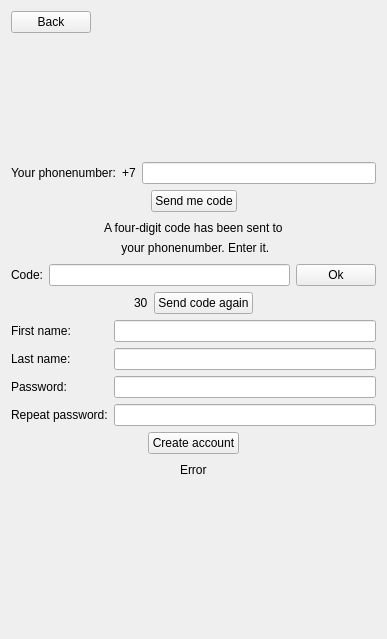
<?xml version="1.0" encoding="UTF-8"?>
<ui version="4.0">
 <class>CreateNewAccountWidget</class>
 <widget class="QWidget" name="CreateNewAccountWidget">
  <property name="geometry">
   <rect>
    <x>0</x>
    <y>0</y>
    <width>387</width>
    <height>639</height>
   </rect>
  </property>
  <property name="windowTitle">
   <string>Form</string>
  </property>
  <layout class="QVBoxLayout" name="verticalLayout_4">
   <item>
    <layout class="QHBoxLayout" name="horizontalLayout_9">
     <item>
      <widget class="QPushButton" name="backButton">
       <property name="text">
        <string>Back</string>
       </property>
      </widget>
     </item>
     <item>
      <spacer name="horizontalSpacer_13">
       <property name="orientation">
        <enum>Qt::Horizontal</enum>
       </property>
       <property name="sizeHint" stdset="0">
        <size>
         <width>40</width>
         <height>20</height>
        </size>
       </property>
      </spacer>
     </item>
    </layout>
   </item>
   <item>
    <spacer name="verticalSpacer">
     <property name="orientation">
      <enum>Qt::Vertical</enum>
     </property>
     <property name="sizeHint" stdset="0">
      <size>
       <width>20</width>
       <height>115</height>
      </size>
     </property>
    </spacer>
   </item>
   <item>
    <layout class="QHBoxLayout" name="horizontalLayout">
     <item>
      <widget class="QLabel" name="label">
       <property name="text">
        <string>Your phonenumber:</string>
       </property>
      </widget>
     </item>
     <item>
      <widget class="QLabel" name="label_2">
       <property name="text">
        <string>+7</string>
       </property>
      </widget>
     </item>
     <item>
      <widget class="QLineEdit" name="phonenumberEdit">
       <property name="maxLength">
        <number>9</number>
       </property>
      </widget>
     </item>
    </layout>
   </item>
   <item>
    <layout class="QHBoxLayout" name="horizontalLayout_2">
     <item>
      <spacer name="horizontalSpacer">
       <property name="orientation">
        <enum>Qt::Horizontal</enum>
       </property>
       <property name="sizeHint" stdset="0">
        <size>
         <width>40</width>
         <height>20</height>
        </size>
       </property>
      </spacer>
     </item>
     <item>
      <widget class="QPushButton" name="sendMeCodeButton">
       <property name="text">
        <string>Send me code</string>
       </property>
      </widget>
     </item>
     <item>
      <spacer name="horizontalSpacer_2">
       <property name="orientation">
        <enum>Qt::Horizontal</enum>
       </property>
       <property name="sizeHint" stdset="0">
        <size>
         <width>40</width>
         <height>20</height>
        </size>
       </property>
      </spacer>
     </item>
    </layout>
   </item>
   <item>
    <widget class="QWidget" name="enterCodeGroup" native="true">
     <layout class="QVBoxLayout" name="verticalLayout_3">
      <property name="leftMargin">
       <number>0</number>
      </property>
      <property name="topMargin">
       <number>0</number>
      </property>
      <property name="rightMargin">
       <number>0</number>
      </property>
      <property name="bottomMargin">
       <number>0</number>
      </property>
      <item>
       <layout class="QVBoxLayout" name="verticalLayout">
        <property name="spacing">
         <number>0</number>
        </property>
        <item>
         <layout class="QHBoxLayout" name="horizontalLayout_5">
          <item>
           <spacer name="horizontalSpacer_5">
            <property name="orientation">
             <enum>Qt::Horizontal</enum>
            </property>
            <property name="sizeHint" stdset="0">
             <size>
              <width>40</width>
              <height>20</height>
             </size>
            </property>
           </spacer>
          </item>
          <item>
           <widget class="QLabel" name="label_3">
            <property name="text">
             <string>A four-digit code has been sent to</string>
            </property>
           </widget>
          </item>
          <item>
           <spacer name="horizontalSpacer_7">
            <property name="orientation">
             <enum>Qt::Horizontal</enum>
            </property>
            <property name="sizeHint" stdset="0">
             <size>
              <width>40</width>
              <height>20</height>
             </size>
            </property>
           </spacer>
          </item>
         </layout>
        </item>
        <item>
         <layout class="QHBoxLayout" name="horizontalLayout_4">
          <item>
           <spacer name="horizontalSpacer_6">
            <property name="orientation">
             <enum>Qt::Horizontal</enum>
            </property>
            <property name="sizeHint" stdset="0">
             <size>
              <width>40</width>
              <height>20</height>
             </size>
            </property>
           </spacer>
          </item>
          <item>
           <widget class="QLabel" name="label_4">
            <property name="text">
             <string> your phonenumber. Enter it.</string>
            </property>
           </widget>
          </item>
          <item>
           <spacer name="horizontalSpacer_8">
            <property name="orientation">
             <enum>Qt::Horizontal</enum>
            </property>
            <property name="sizeHint" stdset="0">
             <size>
              <width>40</width>
              <height>20</height>
             </size>
            </property>
           </spacer>
          </item>
         </layout>
        </item>
       </layout>
      </item>
      <item>
       <layout class="QHBoxLayout" name="horizontalLayout_6">
        <item>
         <widget class="QLabel" name="label_5">
          <property name="text">
           <string>Code:</string>
          </property>
         </widget>
        </item>
        <item>
         <widget class="QLineEdit" name="codeEdit">
          <property name="maxLength">
           <number>4</number>
          </property>
         </widget>
        </item>
        <item>
         <widget class="QPushButton" name="codeOkButton">
          <property name="text">
           <string>Ok</string>
          </property>
         </widget>
        </item>
       </layout>
      </item>
      <item>
       <layout class="QHBoxLayout" name="horizontalLayout_7">
        <item>
         <spacer name="horizontalSpacer_9">
          <property name="orientation">
           <enum>Qt::Horizontal</enum>
          </property>
          <property name="sizeHint" stdset="0">
           <size>
            <width>40</width>
            <height>20</height>
           </size>
          </property>
         </spacer>
        </item>
        <item>
         <widget class="QLabel" name="codeTimerLabel">
          <property name="text">
           <string>30</string>
          </property>
         </widget>
        </item>
        <item>
         <widget class="QPushButton" name="sendCodeAgainButton">
          <property name="text">
           <string>Send code again</string>
          </property>
         </widget>
        </item>
        <item>
         <spacer name="horizontalSpacer_10">
          <property name="orientation">
           <enum>Qt::Horizontal</enum>
          </property>
          <property name="sizeHint" stdset="0">
           <size>
            <width>40</width>
            <height>20</height>
           </size>
          </property>
         </spacer>
        </item>
       </layout>
      </item>
     </layout>
    </widget>
   </item>
   <item>
    <widget class="QWidget" name="infoGroup" native="true">
     <layout class="QVBoxLayout" name="verticalLayout_2">
      <property name="leftMargin">
       <number>0</number>
      </property>
      <property name="topMargin">
       <number>0</number>
      </property>
      <property name="rightMargin">
       <number>0</number>
      </property>
      <property name="bottomMargin">
       <number>0</number>
      </property>
      <item>
       <layout class="QFormLayout" name="formLayout">
        <item row="2" column="0">
         <widget class="QLabel" name="label_6">
          <property name="text">
           <string>Password:</string>
          </property>
         </widget>
        </item>
        <item row="2" column="1">
         <widget class="QLineEdit" name="passwordEdit">
          <property name="echoMode">
           <enum>QLineEdit::Password</enum>
          </property>
         </widget>
        </item>
        <item row="3" column="0">
         <widget class="QLabel" name="label_7">
          <property name="text">
           <string>Repeat password:</string>
          </property>
         </widget>
        </item>
        <item row="3" column="1">
         <widget class="QLineEdit" name="repeatedPasswordEdit">
          <property name="echoMode">
           <enum>QLineEdit::Password</enum>
          </property>
         </widget>
        </item>
        <item row="0" column="0">
         <widget class="QLabel" name="label_8">
          <property name="text">
           <string>First name:</string>
          </property>
         </widget>
        </item>
        <item row="1" column="0">
         <widget class="QLabel" name="label_9">
          <property name="text">
           <string>Last name:</string>
          </property>
         </widget>
        </item>
        <item row="1" column="1">
         <widget class="QLineEdit" name="lastnameEdit"/>
        </item>
        <item row="0" column="1">
         <widget class="QLineEdit" name="firstnameEdit"/>
        </item>
       </layout>
      </item>
      <item>
       <layout class="QHBoxLayout" name="horizontalLayout_8">
        <item>
         <spacer name="horizontalSpacer_11">
          <property name="orientation">
           <enum>Qt::Horizontal</enum>
          </property>
          <property name="sizeHint" stdset="0">
           <size>
            <width>40</width>
            <height>20</height>
           </size>
          </property>
         </spacer>
        </item>
        <item>
         <widget class="QPushButton" name="createAccountButton">
          <property name="text">
           <string>Create account</string>
          </property>
         </widget>
        </item>
        <item>
         <spacer name="horizontalSpacer_12">
          <property name="orientation">
           <enum>Qt::Horizontal</enum>
          </property>
          <property name="sizeHint" stdset="0">
           <size>
            <width>40</width>
            <height>20</height>
           </size>
          </property>
         </spacer>
        </item>
       </layout>
      </item>
     </layout>
    </widget>
   </item>
   <item>
    <layout class="QHBoxLayout" name="horizontalLayout_3">
     <item>
      <spacer name="horizontalSpacer_3">
       <property name="orientation">
        <enum>Qt::Horizontal</enum>
       </property>
       <property name="sizeHint" stdset="0">
        <size>
         <width>40</width>
         <height>20</height>
        </size>
       </property>
      </spacer>
     </item>
     <item>
      <widget class="QLabel" name="errorLabel">
       <property name="text">
        <string>Error</string>
       </property>
      </widget>
     </item>
     <item>
      <spacer name="horizontalSpacer_4">
       <property name="orientation">
        <enum>Qt::Horizontal</enum>
       </property>
       <property name="sizeHint" stdset="0">
        <size>
         <width>40</width>
         <height>20</height>
        </size>
       </property>
      </spacer>
     </item>
    </layout>
   </item>
   <item>
    <spacer name="verticalSpacer_2">
     <property name="orientation">
      <enum>Qt::Vertical</enum>
     </property>
     <property name="sizeHint" stdset="0">
      <size>
       <width>20</width>
       <height>148</height>
      </size>
     </property>
    </spacer>
   </item>
  </layout>
 </widget>
 <resources/>
 <connections/>
</ui>
